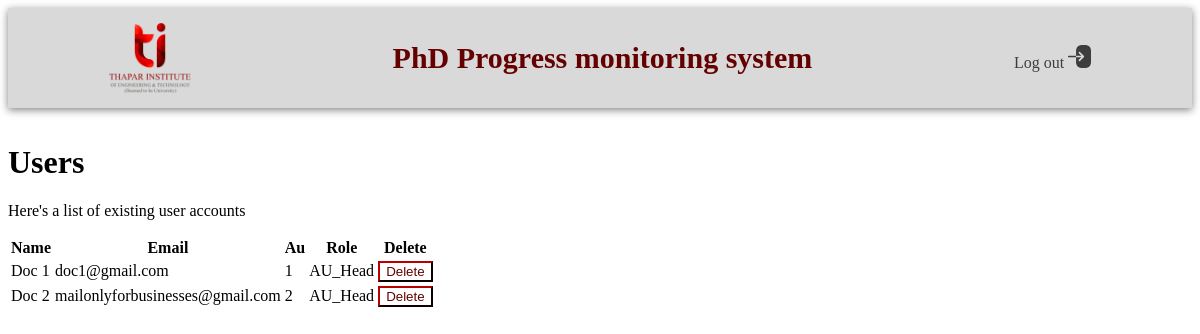
The page /manage_users (signed in) on the database its author committed.
### app.py (models this page shows)
class User(db.Model):
    email = db.Column(db.String(50), unique=True, nullable=False, primary_key=True)
    password = db.Column(db.String(50), nullable=False)
    role = db.Column(db.String(50), nullable=False)
    name = db.Column(db.String(50), nullable=False)
    Au = db.Column(db.String(50), nullable=False)

### app.py (the view)
@app.route('/manage_users', methods=['GET', 'POST'])
def manage_users():
    if session.get('role') == 'admin':
        users = User.query.filter(User.role != 'admin').all()
        print(users)
        users = [dict(email=user.email, password=user.password, role=user.role, name=user.name, Au=user.Au) for user in users]
        for user in users:
            del user['password']
        return render_template('manage_users.html', users=users)
    return redirect(url_for('login'))

### templates/manage_users.html (shortened to what this page needs)
<html data-theme="light">
    <head>
        <link rel="stylesheet" href="https://unpkg.com/@picocss/pico@1.*/css/pico.min.css">
    </head>
    <body>
     <div class="nav">
      <div class="logo">
        <img src="../static/images/tietlogo.png" alt="logo">
      </div>
      <div class="brand">
        <strong>PhD Progress monitoring system</strong>
      </div>
      <div class="logout">
        <a>Log out <img src="../static/images/logout.png" alt="logout"></a>
      </div>
     </div>
        <div class="container">
            <div class="row">
                <div class="col-12">
                    <h1>Users</h1>
                    <p>Here's a list of existing user accounts</p>
                    <table class="table">
                        <thead>
                            <tr>
                                <th>Name</th>
                                <th>Email</th>
                                <th>Au</th>
                                <th>Role</th>
                                <th>Delete</th>
                            </tr>
                        </thead>
                        <tbody>
                            {% for user in users %}
                            <tr>
                                <td>{{ user.name }}</td>
                                <td>{{ user.email }}</td>
                                <td>{{ user.Au }}</td>
                                <td>{{ user.role }}</td>
                                <td>
                                    <button class="secondary" data-target="modal-delete-{{ user.email }}" onClick="toggleModal(event)"> Delete</button>
                                </td>
                            </tr>
                            {% endfor %}
                        </tbody>
                    </table>
                </div>
            </div>
        </div>
    </body>
</html>

### templates/manage_users.html (style rules this page uses)
.secondary { background-color: white; color: #640000; border-color: #640000; border-radius: 0; }
.nav { background-color: #D9D9D9; color: #640000; min-height: 100px; display: flex; align-items: center; justify-content: space-around; margin-bottom: 3%; box-shadow: 0 2px 8px grey; font-family: 'Times New Roman', Times, serif; font-size: 30px; }
.nav img { height: 70px; }
.logout a { color: #3D3D3D; cursor: pointer; text-decoration: none; font-size: medium; }
.logout img { height: 23px; }

### rows shown on the page
User: name "Doc 1", email "doc1@gmail.com", Au "1", role "AU_Head"
User: name "Doc 2", email "mailonlyforbusinesses@gmail.com", Au "2", role "AU_Head"
